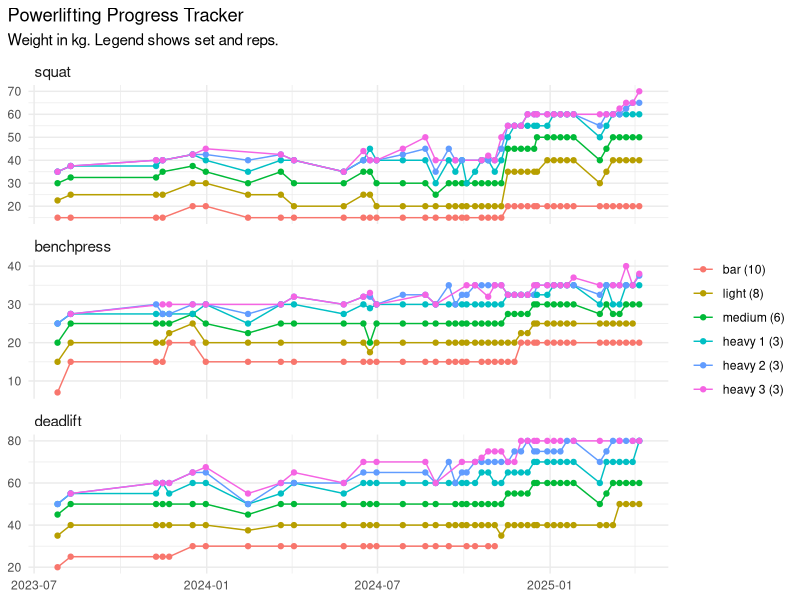
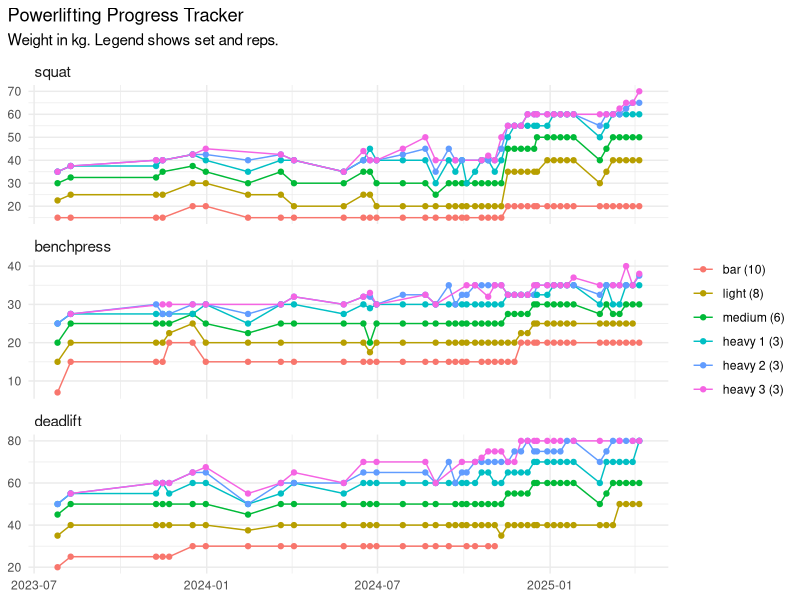

These figures' R source, in order:
library(ggplot2)
library(dplyr)
library(readr)

# Data
lifting_data <- read_csv("powerlifting_tracker.csv", col_types = "Dccidc")

# Plot data
plot_data <- lifting_data |>
  filter(!(set %in% c("one_rep", "two_rep", "heavy_4"))) |>
  filter(!is.na(weight)) |>
  filter(date != as.Date("2024-11-14")) |> # PT session is different
  filter(date != as.Date("2024-12-11")) |> # PT session is different
  mutate(
    lift = factor(lift, levels = c("squat", "benchpress", "deadlift"))
  ) |>
  mutate(
    set = factor(
      set,
      levels = c("bar", "light", "medium", "heavy_1", "heavy_2", "heavy_3")
    )
  )

# Labels for legend
custom_labels <- c(
  "bar (10)",
  "light (8)",
  "medium (6)",
  "heavy 1 (3)",
  "heavy 2 (3)",
  "heavy 3 (3)"
)

# Custom function to add kg to axis labels
# add_kg <- function(x) {
#   paste(x, "kg")
# }

# Create the faceted plot
ggplot(plot_data, aes(x = date, y = weight, color = set, group = set)) +
  geom_line() +
  geom_point() +
  #facet_grid(lift ~ ., scales = "free_y") +
  facet_wrap(~lift, ncol = 1, strip.position = "top", scale = "free_y") +
  labs(
    title = "Powerlifting Progress Tracker",
    subtitle = "Weight in kg. Legend shows set and reps.",
    color = NULL
  ) +
  scale_color_discrete(labels = custom_labels) +
  # scale_y_continuous(labels = add_kg) +
  # guides(
  #   color = guide_legend(
  #     nrow = 2,
  #     byrow = TRUE
  #   )
  # ) +
  theme_minimal() +
  theme(
    # legend.position = "top",
    # axis.text.x = element_text(angle = 45, hjust = 1),
    axis.title.x = element_blank(),
    axis.title.y = element_blank(),
    strip.text = element_text(size = 11, hjust = 0), # Left-align the strip text
    #strip.background = element_rect(fill = "white", color = "gray90"),
    plot.title.position = "plot"
  )

ggsave("powerlifting_plot.png", width = 7, height = 5, bg = "white")
